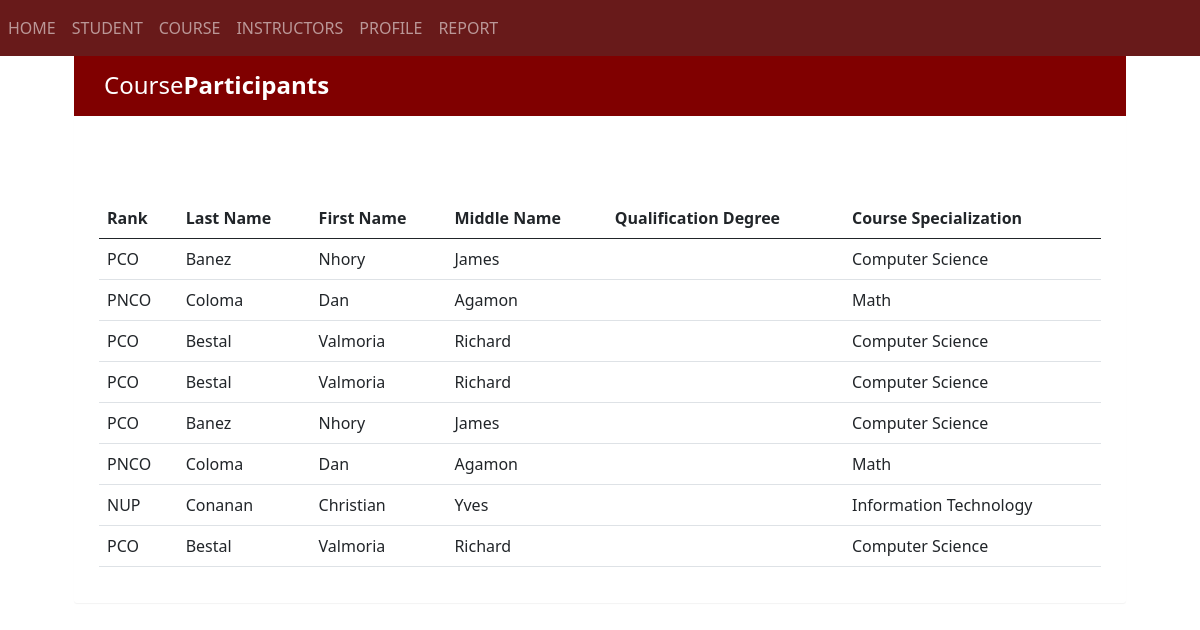
/report/instructorPerCourse.php, run on an earlier commit of the app's database.
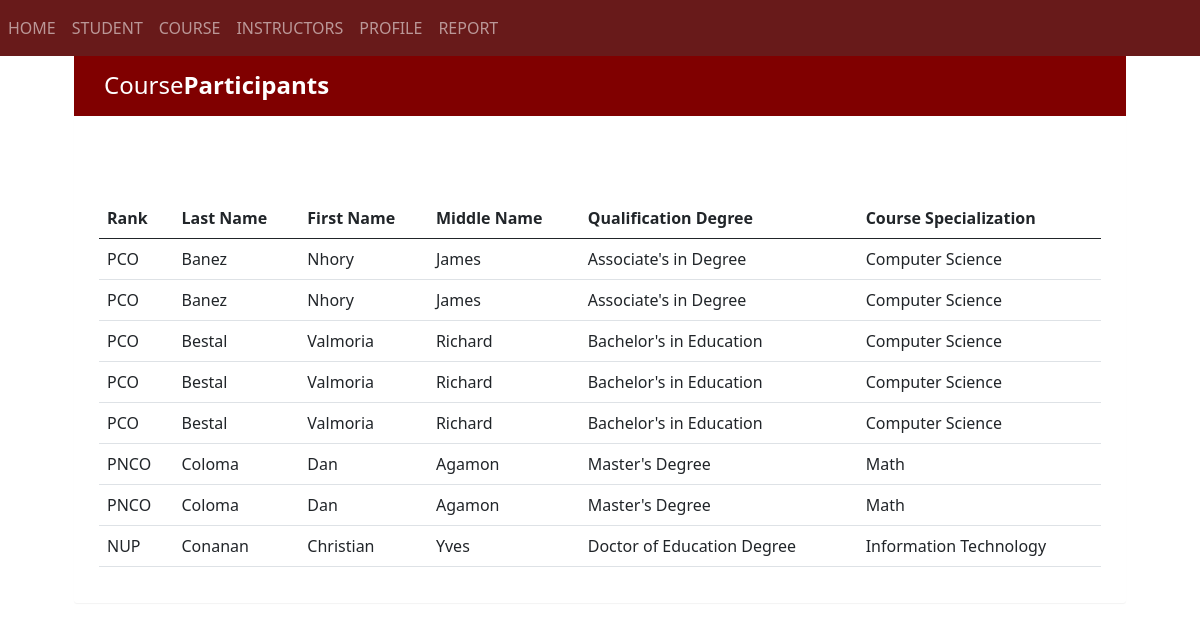
And on a later commit of the database.
### tables this page shows
CREATE TABLE `pool_instructor_details` (
  `instructor_id` int(11) NOT NULL,
  `account_id` int(11) NOT NULL,
  `rank` varchar(15) NOT NULL,
  `qualification_degree` varchar(50) NOT NULL,
  `course_specialization` varchar(50) NOT NULL,
  `other_qualification` varchar(50) NOT NULL
);

CREATE TABLE `account_details` (
  `account_id` int(11) NOT NULL,
  `username` varchar(50) NOT NULL,
  `password` varchar(50) NOT NULL,
  `user_type` varchar(10) NOT NULL,
  `lastname` varchar(50) NOT NULL,
  `firstname` varchar(50) NOT NULL,
  `middlename` varchar(50) NOT NULL,
  `suffix` varchar(10) NOT NULL
);

### report/instructorPerCourse.php (the view, shortened to what this page needs)
<!DOCTYPE html>
<html lang="en">
<head>
	<link href="https://cdn.jsdelivr.net/npm/bootstrap@5.2.3/dist/css/bootstrap.min.css" rel="stylesheet">
</head>
<body style="margin: 50px;">
	<div class="container">
		<div class="table-wrapper">
			<div class="table-title">
				<div class="row">
					<div class="col-sm-6">
						<h2>Course<b>Participants</b></h2>
					</div>
				</div>
			</div>
			<br>
			<?php
			require '../templates/header.php';
			require '../templates/navigation.php';
		    ?>
		    <table class="table table-stripped table-hover">
		    	<thead>
					<tr>
						<th>Rank</th>
						<th>Last Name</th>
						<th>First Name</th>
						<th>Middle Name</th>
						<th>Qualification Degree</th>
						<th>Course Specialization</th>
					</tr>
				</thead>
				<br>
				<br>
				<tbody>
				<?php
					require '../templates/connection.php';
					require '../templates/header.php';
					require '../templates/navigation.php';
					$sql = "SELECT * FROM pool_instructor_details Inner Join account_details On pool_instructor_details.account_id = account_details.account_id Inner Join registration_course On registration_course.instructor_id = pool_instructor_details.instructor_id  ";
					$result = $conn->query($sql);
						while($row = $result->fetch_assoc()) {
							echo "<tr>
								<td>". $row["rank"] ."</td>
								<td>". $row["lastname"] ."</td>
								<td>". $row["firstname"] ."</td>
								<td>". $row["middlename"] ."</td>
								<td>". $row["qualification_degree"] ."</td>
								<td>". $row["course_specialization"] ."</td>
							</tr>";
						}
				?>
				</tbody>
			</table>
		</div>
	</div>
</body>
</html>

### templates/header.php (shortened to what this page needs)
<!DOCTYPE html>
<html>
<head>
  <link href="https://cdn.jsdelivr.net/npm/bootstrap@5.0.2/dist/css/bootstrap.min.css" rel="stylesheet">

### templates/navigation.php (shortened to what this page needs)
<nav class="navbar navbar-expand-lg navbar-dark fixed-top" style= "background-color: #681A1A;" >
	<div class="collapse navbar-collapse" id="portfolio-nav">
		<ul class="navbar-nav me-auto">
			<li>
				<a class="nav-link" href="#landing">HOME</a>
			</li>
			<li>
				<a class="nav-link" href="#read.php">STUDENT</a>
			</li>
			<li>
				<a class="nav-link" href="../course">COURSE</a>
			</li>
			<li>
				<a class="nav-link" href="../instructor/instructor_index.php">INSTRUCTORS</a>
			</li>
			<li>
				<a class="nav-link" href="#profile">PROFILE</a>
			</li>
			<li>
				<a class="nav-link" href="../report/report_Index.php">REPORT</a>
			</li>
		</ul>
	</div>
</nav>

### report/instructorPerCourse.php (style rules this page uses)
body { color: #566787; background: #f5f5f5; font-family: 'Valera Round', sans-serif; }
.table-wrapper { background: #fff; padding: 20px 25px; margin: 30px 0; border-radius: 3px; box-shadow: 0 1px 1px rgba(0, 0, 0, .05); }
.table-title { padding-bottom: 15px; background: #800000; color: #fff; padding: 16px 30px; margin: -20px -25px 10px; border-radius: 3px 3px 0 0; }
.table-title h2 { margin: 5px 0 0; font-size: 24px; }

What changed in the data, as far as the page shows it:
changed pool_instructor_details "Banez": qualification_degree (not shown) → "Associate's in Degree"
changed pool_instructor_details "Bestal": qualification_degree (not shown) → "Bachelor's in Education"; moves up the list
changed pool_instructor_details "PNCO": qualification_degree (not shown) → "Master's Degree"
changed pool_instructor_details "NUP": qualification_degree (not shown) → "Doctor of Education Degree"
